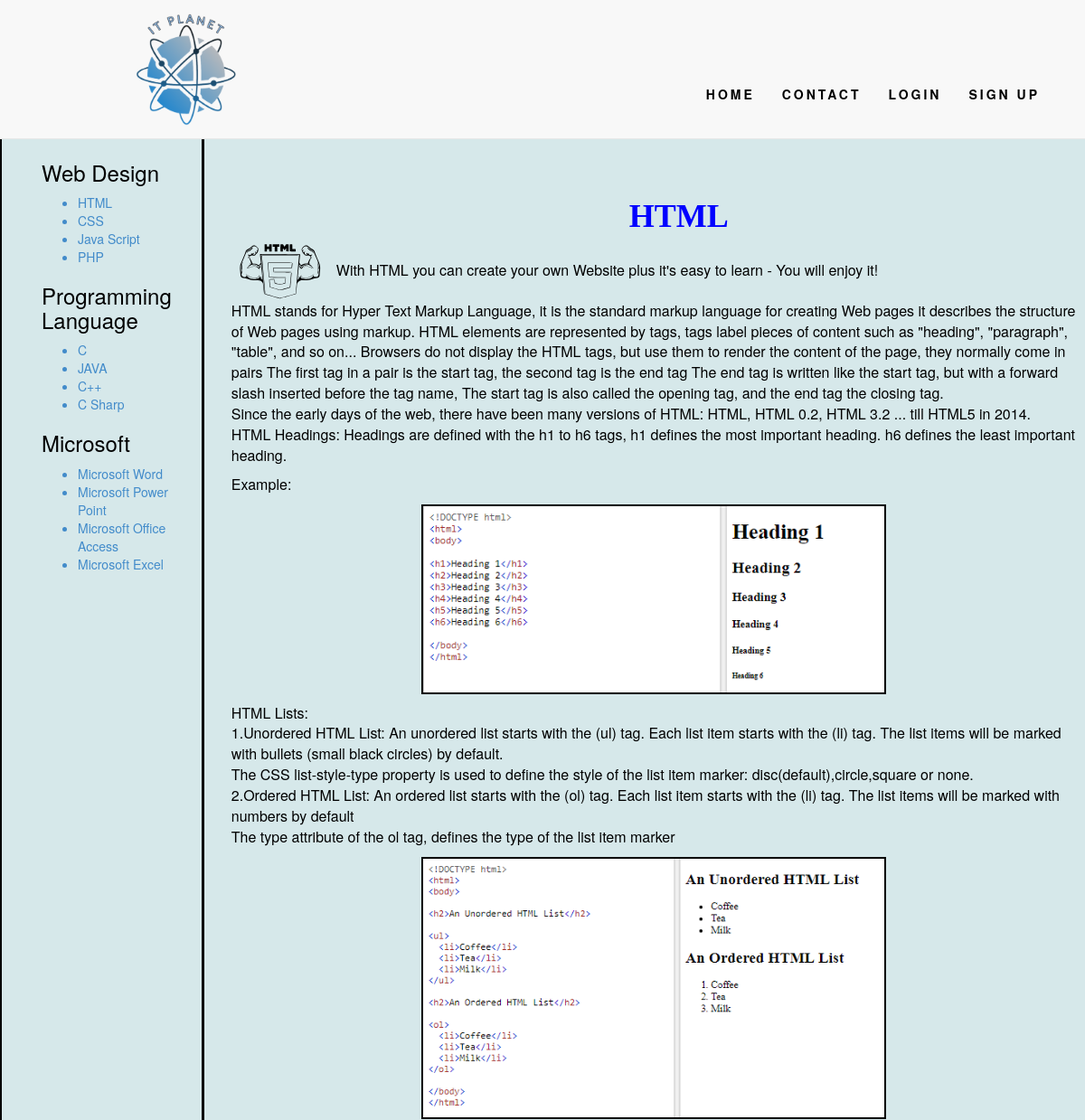
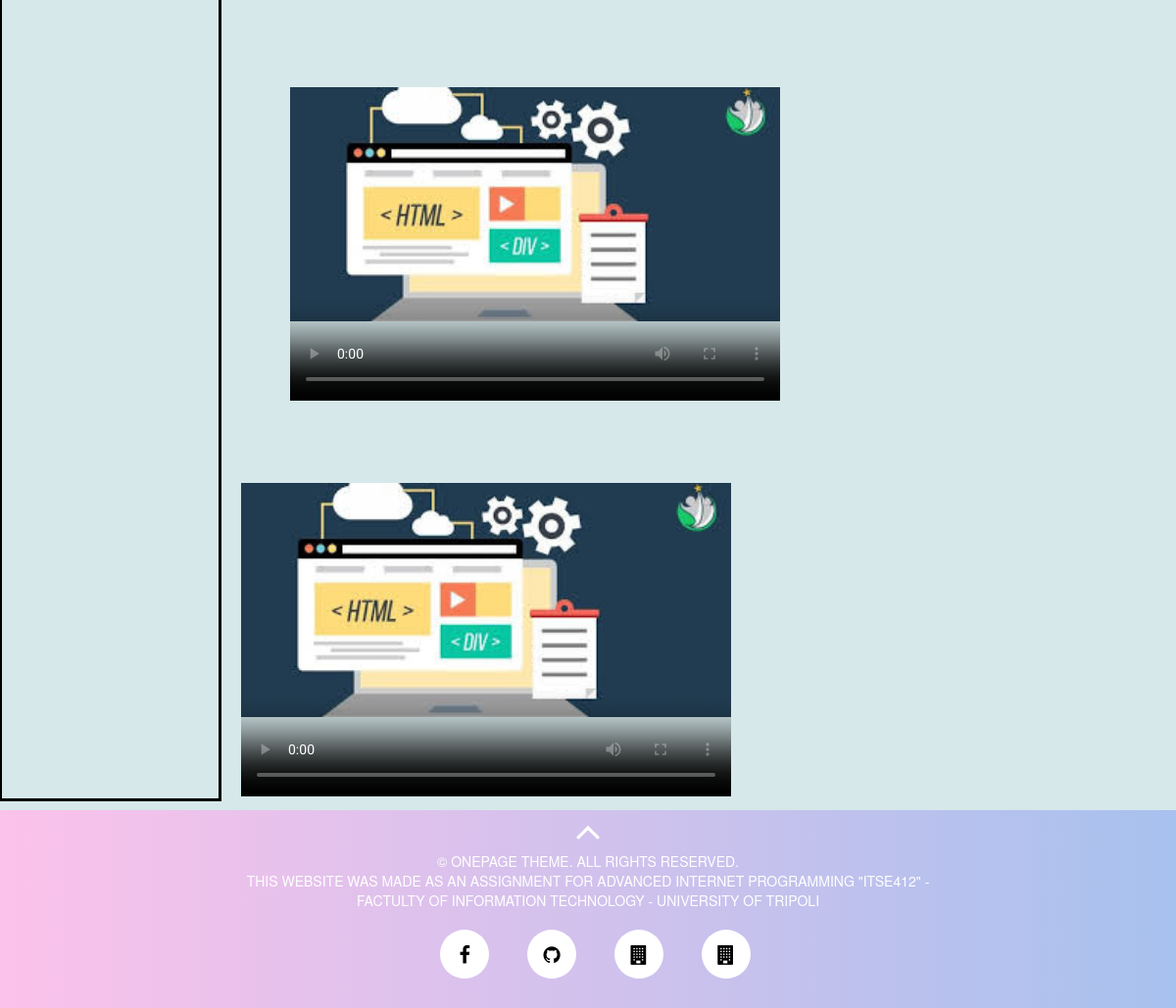
Page /courses/HTML.php on the committed database (2 pictures, top to bottom).
### tables this page shows
CREATE TABLE IF NOT EXISTS `cursess` (
  `id_C` int(6) unsigned NOT NULL AUTO_INCREMENT,
  `nameC` varchar(30) NOT NULL,
  PRIMARY KEY (`id_C`)
);

CREATE TABLE IF NOT EXISTS `lecture` (
  `id_L` int(6) unsigned NOT NULL AUTO_INCREMENT,
  `id_C` int(6) NOT NULL,
  `nameL` varchar(30) NOT NULL,
  `logo` varchar(50) NOT NULL,
  `par1` text NOT NULL,
  `par2` text NOT NULL,
  `par3` varchar(100) NOT NULL,
  `img1` varchar(50) NOT NULL,
  `par4` text NOT NULL,
  `img2` varchar(50) NOT NULL,
  `vid1` varchar(50) NOT NULL,
  `vid2` varchar(50) NOT NULL,
  `poster` varchar(30) NOT NULL,
  PRIMARY KEY (`id_L`)
);

### courses/HTML.php (the view, shortened to what this page needs)
<?php
include "nav.php";
include "db.php";
?>
<!DOCTYPE html>
<html lang="en">
<head>
</head>
<body style="background-color:#d6e8ea; color:black">
  <?php
include "admin.php";
?>
<div class="inline-container">
<div id="C">
 <?php
 $sql = "select id_C, nameC FROM Cursess;";
 $result = $conn->query($sql);
 if ($result->num_rows > 0) {
    while($row = $result->fetch_assoc()) {
      ?><div>
                  <h3><?php echo $row['nameC'];?></h3>
		</div>
	    <?php   $sql2 = "select * FROM lecture where id_C = " . $row['id_C'];
	    $lectures = $conn->query($sql2);?>
      <div>
		<ul>
		<?php
                if($lectures) {
                    while($lecture_row = $lectures->fetch_assoc()) {
                        echo  '<a href="'.$lecture_row['nameL'].'.php"> <li > '.$lecture_row['nameL'].'</li></a>';
                    }
                }
                         ?>
		</ul>
	   </div>
<?php
	}
}
?>
</div>
<div class="courses1">
	<div class="courses">
	<?php
			$sqlget="SELECT * FROM lecture WHERE id_L=1;";
			$sqldata = $conn->query($sqlget);
			if ($sqldata->num_rows > 0) {
				while($row = $sqldata->fetch_assoc()) {
		?>
					<h1 class="Ctitle"> <?php echo $row['nameL']; ?></h1>
					<div class="Ccontainer">
						<img class="Clogo" src="../<?php echo $row['logo']; ?>"   alt="logo" height="100" width="150">
						<p class="firstp"> <?php echo $row['par1']; ?> </p>
						<p> <?php echo $row['par2']; ?> </p>
						<p> <?php echo $row['par3']; ?> </p>
						<img class="Cimg"  src="../<?php echo $row['img1']; ?>"   height="200" width="500">
						<p> <?php echo $row['par4']; ?>  </P>
						<img class="Cimg"  src="../<?php echo $row['img2']; ?>"  height="300" width="530">
					</div>
					<div class="videos">
						<video class="video1"  width="500px" height="400" controls poster="../<?php echo $row['poster']; ?>" >
							<source src="../<?php echo $row['vid1']; ?>" type="video/mp4">
						</video>
						<video class="video2"  width="500px" height="400" controls poster="../<?php echo $row['poster']; ?>" >
							<source src="../<?php echo $row['vid2']; ?>" type="video/mp4">
						</video>
					</div>
	<?php
			}
		}
	?>
</div>
</div>
</div>
<?php
include 'footer.php';
?>
</body>
</html>

### css/style.css (style rules this page uses)
body { width: 100%; height: 100%; font-family: 'Ek Mukta', sans-serif; font-weight: 300; color: #666; background-color: #fff; font-size: 16px; line-height: 1.6em; font-weight: 400; }
p { font-size:16px; }

### courses/courses.css (style rules this page uses)
.inline-container > div { display:inline-block; margin-top:110px; }
.inline-container { display:flex; }
#C { margin-right:0; margin: 143px 20px -1px -1px; border: solid; padding: 12px 33px 10px 44px; }
.courses { margin-top:110px; margin-right:10px; }
.firstp { display:inline; }
.Ccontainer { margin-left:10px; }
.Ctitle { margin-left:450px; font-weight:bold; color:blue; font-family : helvertica; margin-top:60px; }
.video1 { margin-left:50px; margin-bottom:0; }
.Clogo { margin-left:0; width:12%; height:12%; }
.Cimg { margin-top: 10px ; margin-bottom:10px; margin-left: auto; margin-right:auto; display:block; border:2px solid black; width:55%; height: 55%; }

### rows in the picture
cursess: nameC "Web Design"
lecture: nameL "HTML", logo (picture), par1 "With HTML you can create your own Website plus it's easy to learn - You will enjoy it!", par2 "HTML stands for Hyper Text Markup Language, it is the standard markup language for creating Web pages it describes the structure of Web pages using markup. HTML elements are represented by tags, tags label pieces of content such as \"heading\", \"paragraph\", \"table\", and so on... Browsers do not display the HTML tags, but use them to render the content of the page, they normally come in pairs The first tag in a pair is the start tag, the second tag is the end tag The end tag is written like the start tag, but with a forward slash inserted before the tag name, The start tag is also called the opening tag, and the end tag the closing tag. Since the early days of the web, there have been many…", par3 "Example:", img1 (picture), par4 "HTML Lists: 1.Unordered HTML List: An unordered list starts with the (ul) tag. Each list item starts with the (li) tag. The list items will be marked with bullets (small black circles) by default. The CSS list-style-type property is used to define the style of the list item marker: disc(default),circle,square or none. 2.Ordered HTML List: An ordered list starts with the (ol) tag. Each list item starts with the (li) tag. The list items will be marked with numbers by default The type attribute of the ol tag, defines the type of the list item marker", img2 (picture)
lecture: nameL "CSS"
lecture: nameL "Java Script"
lecture: nameL "PHP"
cursess: nameC "Programming Language"
lecture: nameL "C"
lecture: nameL "JAVA"
lecture: nameL "C++"
lecture: nameL "C Sharp"
cursess: nameC "Microsoft"
lecture: nameL "Microsoft Word"
lecture: nameL "Microsoft Power Point"
lecture: nameL "Microsoft Office Access"
lecture: nameL "Microsoft Excel"
